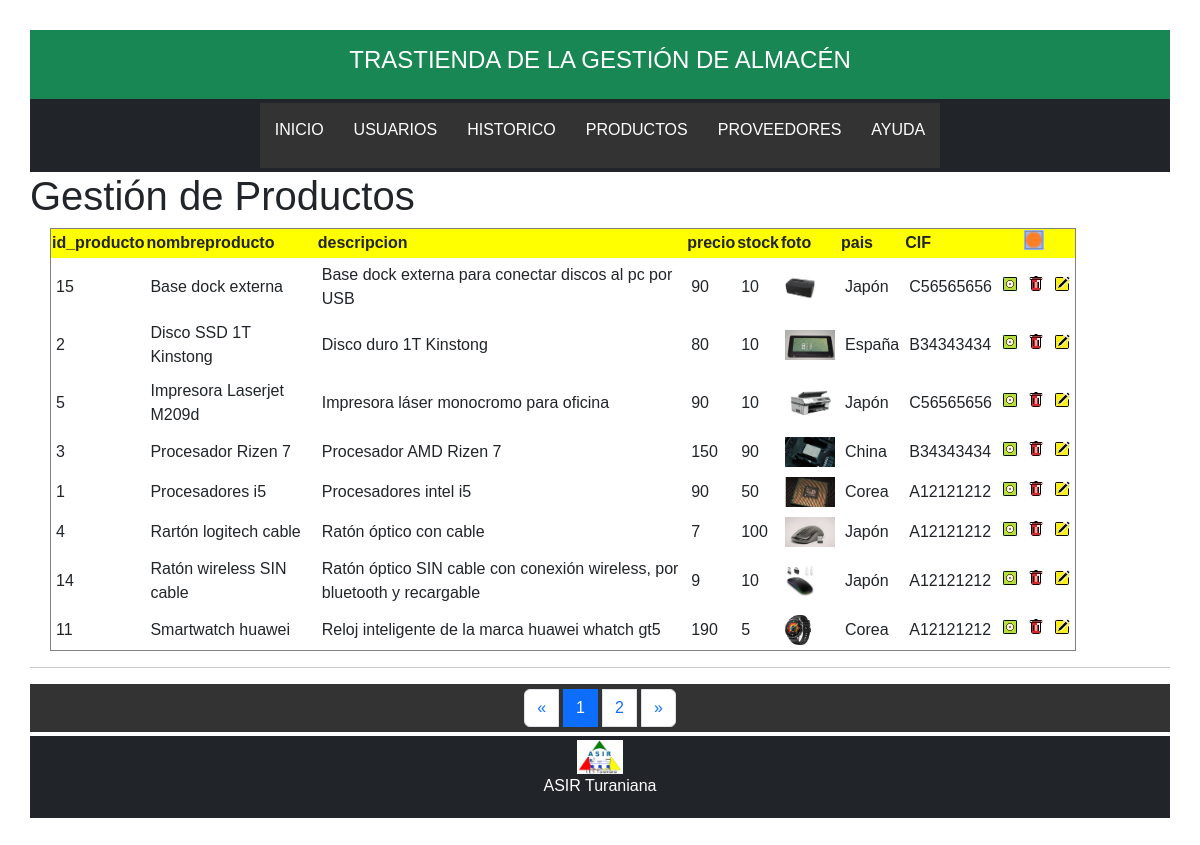
Page /trastienda/GProductos.php on the committed database.
### tables this page shows
CREATE TABLE `productos` (
  `id_producto` int(11) NOT NULL,
  `nombreproducto` varchar(30) DEFAULT NULL,
  `descripcion` varchar(100) DEFAULT NULL,
  `precio` float DEFAULT NULL,
  `stock` int(11) DEFAULT NULL,
  `foto` varchar(100) DEFAULT NULL,
  `pais` varchar(30) DEFAULT NULL,
  `CIF` char(9) DEFAULT NULL
);

### trastienda/GProductos.php (the view, shortened to what this page needs)
<?php
	require_once('marcosup.php');
?>
<div>
    <h1>Gestión de Productos</h1>
</div>
<div>
	<?php
	$tabla="productos";
	$sentencia="select * from $tabla order by nombreproducto ";
    $resultado=mysqli_query($c,$sentencia);
			if (isset($_GET['pagina']))
				{
				$pagina=$_GET['pagina'];
				}
				else{
				$pagina=1;
				}
			$numreg=mysqli_num_rows($resultado);
			$numpag= ceil($numreg/8);
			$inicio=($pagina-1)*8;
			$sentencia .=" limit ".$inicio.", 8";
	echo '<table border style="width:90%; margin-left:20px; margin-right:40px">';
	$cabeceras=mysqli_query($c,"SHOW FIELDS FROM $tabla");
	echo "<tr bgcolor='yellow'>";
	while ($cab=mysqli_fetch_row($cabeceras)){
		echo "<th>$cab[0]</th>";
	}
	echo "<th></th>";
	echo "<th>";
		echo '<form name="alta" method="POST" action="AProductos.php">';
		echo '<input type="image" src="estilos/mas.jpg" height="20px" title="Alta de producto.">';
		echo '</form>';
	echo "</th>";
	echo "<th></th>";
	echo "</tr>";
	$resultado=mysqli_query($c,$sentencia);
	while ($registro = mysqli_fetch_row($resultado)){
		echo "<tr>";
		$i=0;
		foreach ($registro as $fila){
			if ($i==5){
				echo "<td> <img src='../imagenes/$registro[$i]' height='30'></td>";
			} else{
				echo "<td> $registro[$i]</td>";
			}
			$i++;
		}
		echo "<td align='center'>";
				echo '<form name="veruno" method="POST" action="VerProducto.php">';
				echo '<input type="image" src="estilos/ver.jpg" title="Ver datos del producto... '.$registro[1].'">';
				echo '</form>';
			echo "</td><td align='center'>";
				echo '<form name="borraruno" method="POST" action="BorraProducto.php">';
				echo '<input type="image" src="estilos/papelera.jpg" title="Borrar el producto... '.$registro[1].'">';
				echo '</form>';
			echo "</td><td align='center'>";
				echo '<form name="editaruno" method="POST" action="ModificaProducto.php">';
				echo '<input type="image" src="estilos/lapiz.jpg" title="Cambiar datos del producto... '.$registro[1].'">';
				echo '</form>';
		echo "</td>";
		echo "</tr>";
	}
	echo "</table>";
	echo "<div><hr>";
	if ($pagina==1){
		$anterior=1;
	}
	else{
		$anterior=$pagina-1;
	}
	if ($pagina==$numpag){
		$siguiente=$pagina;
	}
	else{
		$siguiente=$pagina+1;
	}
	echo "<div class='col-md-12 text-center' style='vertical-align: text-bottom;'>";
	echo '<ul class="pagination justify-content-center ">';
	echo '	<li class="page-item ">';
	echo '	  <a class="page-link" href="GProductos.php?pagina='.$anterior.'">&laquo;</a>';
	echo '	</li>';
	for ($i=1;$i<=$numpag;$i++)
	{
		if($i==$pagina){
				echo '	<li class="page-item active">';
				echo '	  <a class="page-link"href="GProductos.php?pagina='.$i.'">'.$i.'</a>';
				echo '	</li>';
			}
			else{
				echo '	<li class="page-item"><a class="page-link" href="GProductos.php?pagina='.$i.'">'.$i.'</a></li>';
			}
	}
	echo '	<li class="page-item ">';
	echo '	  <a class="page-link" href="GProductos.php?pagina='.$siguiente.'">&raquo;</a>';
	echo '	</li>';
	echo '  </ul>';
	echo "</div>";
	?>
</div>
<?php
	require_once('marcoinf.php');
?>

### trastienda/estilos/datos.css (style rules this page uses)
body { font-family: "Raleway", Arial, sans-serif; padding: 30px; }
ul { list-style-type: none; margin: 0; padding: 0; overflow: hidden; background-color: #333333; color: lime; }
li { float: left; }
li a { display: block; color: white; text-align: center; margin: 5px; padding: 10px; text-decoration: none; }
td { padding: 5px; }

### rows in the picture
productos: id_producto "15", nombreproducto "Base dock externa", descripcion "Base dock externa para conectar discos al pc por USB", precio "90", stock "10", foto (picture), pais "Japón", CIF "C56565656"
productos: id_producto "2", nombreproducto "Disco SSD 1T Kinstong", descripcion "Disco duro 1T Kinstong", precio "80", stock "10", foto (picture), pais "España", CIF "B34343434"
productos: id_producto "5", nombreproducto "Impresora Laserjet M209d", descripcion "Impresora láser monocromo para oficina", precio "90", stock "10", foto (picture), pais "Japón", CIF "C56565656"
productos: id_producto "3", nombreproducto "Procesador Rizen 7", descripcion "Procesador AMD Rizen 7", precio "150", stock "90", foto (picture), pais "China", CIF "B34343434"
productos: id_producto "1", nombreproducto "Procesadores i5", descripcion "Procesadores intel i5", precio "90", stock "50", foto (picture), pais "Corea", CIF "A12121212"
productos: id_producto "4", nombreproducto "Rartón logitech cable", descripcion "Ratón óptico con cable", precio "7", stock "100", foto (picture), pais "Japón", CIF "A12121212"
productos: id_producto "14", nombreproducto "Ratón wireless SIN cable", descripcion "Ratón óptico SIN cable con conexión wireless, por bluetooth y recargable", precio "9", stock "10", foto (picture), pais "Japón", CIF "A12121212"
productos: id_producto "11", nombreproducto "Smartwatch huawei", descripcion "Reloj inteligente de la marca huawei whatch gt5", precio "190", stock "5", foto (picture), pais "Corea", CIF "A12121212"

### other values in the picture
$cab[0] "id_producto"
$cab[0] "nombreproducto"
$cab[0] "descripcion"
$cab[0] "precio"
$cab[0] "stock"
$cab[0] "foto"
$cab[0] "pais"
$cab[0] "CIF"
